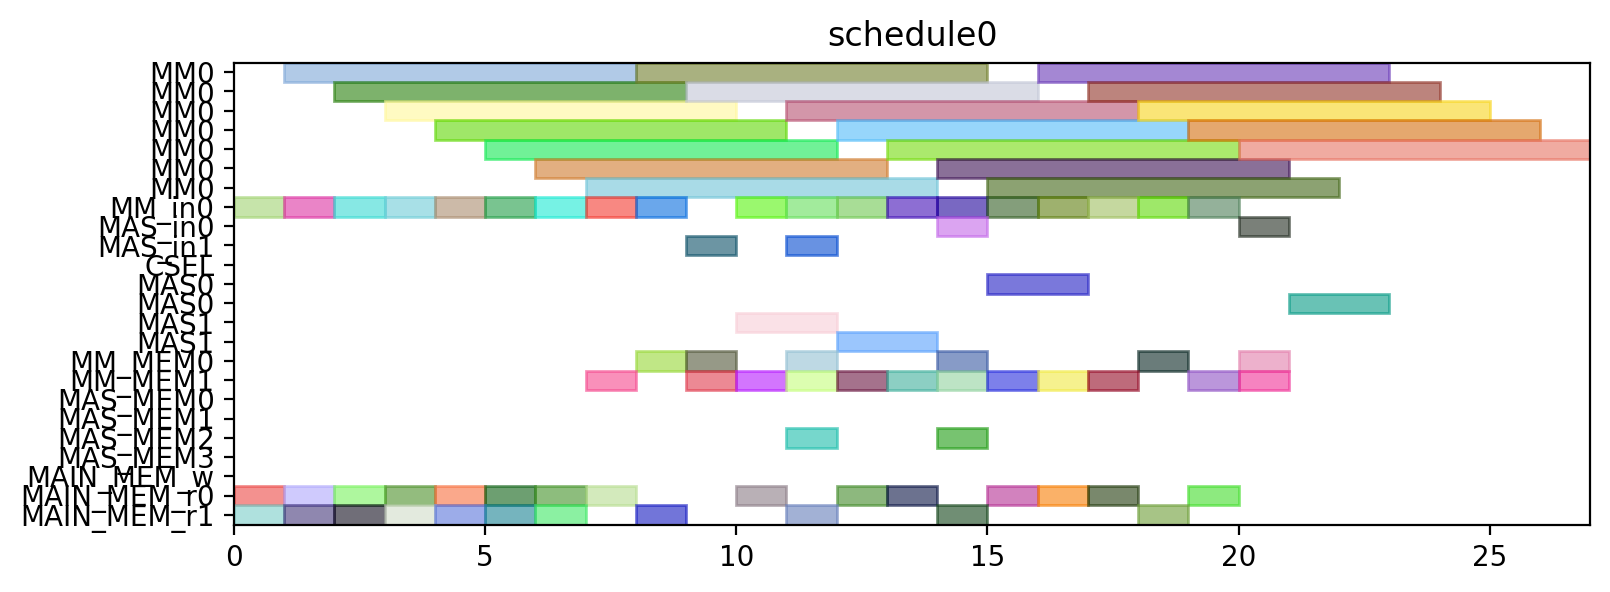

The script that drew this image:
from pyschedule import Scenario, solvers, plotters, alt


def solve():
	horizon = 120
	S = Scenario("schedule0", horizon=horizon)

	# resource
	MM = S.Resources('MM', num=1, size=7)
	MM_in = S.Resources('MM_in', num=1)
	MAS_in = S.Resources('MAS_in', num=2)
	CSEL = S.Resource('CSEL')
	MAS = S.Resources('MAS', num=2, size=2, periods=range(1, horizon))
	MM_MEM = S.Resources('MM_MEM', num=2)
	MAS_MEM = S.Resources('MAS_MEM', num=4)
	MAIN_MEM_w = S.Resource('MAIN_MEM_w', size=1)
	MAIN_MEM_r = S.Resources('MAIN_MEM_r', num=2)

	# result of previous scheduling

	# new tasks
	Z_exp2 = S.Task('Z_exp2', length=7, delay_cost=1)
	Z_exp2 += alt(MM)
	Z_exp2_in = S.Task('Z_exp2_in', length=1, delay_cost=1)
	Z_exp2_in += alt(MM_in)
	S += Z_exp2_in*MM_in[0]<=Z_exp2*MM[0]
	Z_exp2_mem0 = S.Task('Z_exp2_mem0', length=1, delay_cost=1)
	Z_exp2_mem0 += MAIN_MEM_r[0]
	S += Z_exp2_mem0 <= Z_exp2

	Z_exp2_mem1 = S.Task('Z_exp2_mem1', length=1, delay_cost=1)
	Z_exp2_mem1 += MAIN_MEM_r[1]
	S += Z_exp2_mem1 <= Z_exp2

	NX0 = S.Task('NX0', length=7, delay_cost=1)
	NX0 += alt(MM)
	NX0_in = S.Task('NX0_in', length=1, delay_cost=1)
	NX0_in += alt(MM_in)
	S += NX0_in*MM_in[0]<=NX0*MM[0]
	NX0_mem0 = S.Task('NX0_mem0', length=1, delay_cost=1)
	NX0_mem0 += MAIN_MEM_r[0]
	S += NX0_mem0 <= NX0

	NX0_mem1 = S.Task('NX0_mem1', length=1, delay_cost=1)
	NX0_mem1 += MAIN_MEM_r[1]
	S += NX0_mem1 <= NX0

	k0_10_Z1 = S.Task('k0_10_Z1', length=7, delay_cost=1)
	k0_10_Z1 += alt(MM)
	k0_10_Z1_in = S.Task('k0_10_Z1_in', length=1, delay_cost=1)
	k0_10_Z1_in += alt(MM_in)
	S += k0_10_Z1_in*MM_in[0]<=k0_10_Z1*MM[0]
	k0_10_Z1_mem0 = S.Task('k0_10_Z1_mem0', length=1, delay_cost=1)
	k0_10_Z1_mem0 += MAIN_MEM_r[0]
	S += k0_10_Z1_mem0 <= k0_10_Z1

	k0_10_Z1_mem1 = S.Task('k0_10_Z1_mem1', length=1, delay_cost=1)
	k0_10_Z1_mem1 += MAIN_MEM_r[1]
	S += k0_10_Z1_mem1 <= k0_10_Z1

	DX0 = S.Task('DX0', length=7, delay_cost=1)
	DX0 += alt(MM)
	DX0_in = S.Task('DX0_in', length=1, delay_cost=1)
	DX0_in += alt(MM_in)
	S += DX0_in*MM_in[0]<=DX0*MM[0]
	DX0_mem0 = S.Task('DX0_mem0', length=1, delay_cost=1)
	DX0_mem0 += MAIN_MEM_r[0]
	S += DX0_mem0 <= DX0

	DX0_mem1 = S.Task('DX0_mem1', length=1, delay_cost=1)
	DX0_mem1 += MAIN_MEM_r[1]
	S += DX0_mem1 <= DX0

	NY0 = S.Task('NY0', length=7, delay_cost=1)
	NY0 += alt(MM)
	NY0_in = S.Task('NY0_in', length=1, delay_cost=1)
	NY0_in += alt(MM_in)
	S += NY0_in*MM_in[0]<=NY0*MM[0]
	NY0_mem0 = S.Task('NY0_mem0', length=1, delay_cost=1)
	NY0_mem0 += MAIN_MEM_r[0]
	S += NY0_mem0 <= NY0

	NY0_mem1 = S.Task('NY0_mem1', length=1, delay_cost=1)
	NY0_mem1 += MAIN_MEM_r[1]
	S += NY0_mem1 <= NY0

	k2_14_Z1 = S.Task('k2_14_Z1', length=7, delay_cost=1)
	k2_14_Z1 += alt(MM)
	k2_14_Z1_in = S.Task('k2_14_Z1_in', length=1, delay_cost=1)
	k2_14_Z1_in += alt(MM_in)
	S += k2_14_Z1_in*MM_in[0]<=k2_14_Z1*MM[0]
	k2_14_Z1_mem0 = S.Task('k2_14_Z1_mem0', length=1, delay_cost=1)
	k2_14_Z1_mem0 += MAIN_MEM_r[0]
	S += k2_14_Z1_mem0 <= k2_14_Z1

	k2_14_Z1_mem1 = S.Task('k2_14_Z1_mem1', length=1, delay_cost=1)
	k2_14_Z1_mem1 += MAIN_MEM_r[1]
	S += k2_14_Z1_mem1 <= k2_14_Z1

	DY0 = S.Task('DY0', length=7, delay_cost=1)
	DY0 += alt(MM)
	DY0_in = S.Task('DY0_in', length=1, delay_cost=1)
	DY0_in += alt(MM_in)
	S += DY0_in*MM_in[0]<=DY0*MM[0]
	DY0_mem0 = S.Task('DY0_mem0', length=1, delay_cost=1)
	DY0_mem0 += MAIN_MEM_r[0]
	S += DY0_mem0 <= DY0

	DY0_mem1 = S.Task('DY0_mem1', length=1, delay_cost=1)
	DY0_mem1 += MAIN_MEM_r[1]
	S += DY0_mem1 <= DY0

	Z_exp3 = S.Task('Z_exp3', length=7, delay_cost=1)
	Z_exp3 += alt(MM)
	Z_exp3_in = S.Task('Z_exp3_in', length=1, delay_cost=1)
	Z_exp3_in += alt(MM_in)
	S += Z_exp3_in*MM_in[0]<=Z_exp3*MM[0]
	Z_exp3_mem0 = S.Task('Z_exp3_mem0', length=1, delay_cost=1)
	Z_exp3_mem0 += alt(MM_MEM)
	S += (Z_exp2*MM[0])-1 < Z_exp3_mem0*MM_MEM[0]
	S += Z_exp3_mem0 <= Z_exp3

	Z_exp3_mem1 = S.Task('Z_exp3_mem1', length=1, delay_cost=1)
	Z_exp3_mem1 += MAIN_MEM_r[1]
	S += Z_exp3_mem1 <= Z_exp3

	NX1_ = S.Task('NX1_', length=2, delay_cost=1)
	NX1_ += alt(MAS)
	NX1__in = S.Task('NX1__in', length=1, delay_cost=1)
	NX1__in += alt(MAS_in)
	S += NX1__in*MAS_in[0]<=NX1_*MAS[0]

	S += NX1__in*MAS_in[1]<=NX1_*MAS[1]

	NX1__mem0 = S.Task('NX1__mem0', length=1, delay_cost=1)
	NX1__mem0 += alt(MM_MEM)
	S += (NX0*MM[0])-1 < NX1__mem0*MM_MEM[0]
	S += NX1__mem0 <= NX1_

	NX1__mem1 = S.Task('NX1__mem1', length=1, delay_cost=1)
	NX1__mem1 += alt(MM_MEM)
	S += (k0_10_Z1*MM[0])-1 < NX1__mem1*MM_MEM[1]
	S += NX1__mem1 <= NX1_

	k0_9_Z2 = S.Task('k0_9_Z2', length=7, delay_cost=1)
	k0_9_Z2 += alt(MM)
	k0_9_Z2_in = S.Task('k0_9_Z2_in', length=1, delay_cost=1)
	k0_9_Z2_in += alt(MM_in)
	S += k0_9_Z2_in*MM_in[0]<=k0_9_Z2*MM[0]
	k0_9_Z2_mem0 = S.Task('k0_9_Z2_mem0', length=1, delay_cost=1)
	k0_9_Z2_mem0 += MAIN_MEM_r[0]
	S += k0_9_Z2_mem0 <= k0_9_Z2

	k0_9_Z2_mem1 = S.Task('k0_9_Z2_mem1', length=1, delay_cost=1)
	k0_9_Z2_mem1 += alt(MM_MEM)
	S += (Z_exp2*MM[0])-1 < k0_9_Z2_mem1*MM_MEM[1]
	S += k0_9_Z2_mem1 <= k0_9_Z2

	k1_9_Z2 = S.Task('k1_9_Z2', length=7, delay_cost=1)
	k1_9_Z2 += alt(MM)
	k1_9_Z2_in = S.Task('k1_9_Z2_in', length=1, delay_cost=1)
	k1_9_Z2_in += alt(MM_in)
	S += k1_9_Z2_in*MM_in[0]<=k1_9_Z2*MM[0]
	k1_9_Z2_mem0 = S.Task('k1_9_Z2_mem0', length=1, delay_cost=1)
	k1_9_Z2_mem0 += MAIN_MEM_r[0]
	S += k1_9_Z2_mem0 <= k1_9_Z2

	k1_9_Z2_mem1 = S.Task('k1_9_Z2_mem1', length=1, delay_cost=1)
	k1_9_Z2_mem1 += alt(MM_MEM)
	S += (Z_exp2*MM[0])-1 < k1_9_Z2_mem1*MM_MEM[1]
	S += k1_9_Z2_mem1 <= k1_9_Z2

	NY1_ = S.Task('NY1_', length=2, delay_cost=1)
	NY1_ += alt(MAS)
	NY1__in = S.Task('NY1__in', length=1, delay_cost=1)
	NY1__in += alt(MAS_in)
	S += NY1__in*MAS_in[0]<=NY1_*MAS[0]

	S += NY1__in*MAS_in[1]<=NY1_*MAS[1]

	NY1__mem0 = S.Task('NY1__mem0', length=1, delay_cost=1)
	NY1__mem0 += alt(MM_MEM)
	S += (NY0*MM[0])-1 < NY1__mem0*MM_MEM[0]
	S += NY1__mem0 <= NY1_

	NY1__mem1 = S.Task('NY1__mem1', length=1, delay_cost=1)
	NY1__mem1 += alt(MM_MEM)
	S += (k2_14_Z1*MM[0])-1 < NY1__mem1*MM_MEM[1]
	S += NY1__mem1 <= NY1_

	k2_13_Z2 = S.Task('k2_13_Z2', length=7, delay_cost=1)
	k2_13_Z2 += alt(MM)
	k2_13_Z2_in = S.Task('k2_13_Z2_in', length=1, delay_cost=1)
	k2_13_Z2_in += alt(MM_in)
	S += k2_13_Z2_in*MM_in[0]<=k2_13_Z2*MM[0]
	k2_13_Z2_mem0 = S.Task('k2_13_Z2_mem0', length=1, delay_cost=1)
	k2_13_Z2_mem0 += MAIN_MEM_r[0]
	S += k2_13_Z2_mem0 <= k2_13_Z2

	k2_13_Z2_mem1 = S.Task('k2_13_Z2_mem1', length=1, delay_cost=1)
	k2_13_Z2_mem1 += alt(MM_MEM)
	S += (Z_exp2*MM[0])-1 < k2_13_Z2_mem1*MM_MEM[1]
	S += k2_13_Z2_mem1 <= k2_13_Z2

	k3_14_Z2 = S.Task('k3_14_Z2', length=7, delay_cost=1)
	k3_14_Z2 += alt(MM)
	k3_14_Z2_in = S.Task('k3_14_Z2_in', length=1, delay_cost=1)
	k3_14_Z2_in += alt(MM_in)
	S += k3_14_Z2_in*MM_in[0]<=k3_14_Z2*MM[0]
	k3_14_Z2_mem0 = S.Task('k3_14_Z2_mem0', length=1, delay_cost=1)
	k3_14_Z2_mem0 += MAIN_MEM_r[0]
	S += k3_14_Z2_mem0 <= k3_14_Z2

	k3_14_Z2_mem1 = S.Task('k3_14_Z2_mem1', length=1, delay_cost=1)
	k3_14_Z2_mem1 += alt(MM_MEM)
	S += (Z_exp2*MM[0])-1 < k3_14_Z2_mem1*MM_MEM[1]
	S += k3_14_Z2_mem1 <= k3_14_Z2

	Z_exp4 = S.Task('Z_exp4', length=7, delay_cost=1)
	Z_exp4 += alt(MM)
	Z_exp4_in = S.Task('Z_exp4_in', length=1, delay_cost=1)
	Z_exp4_in += alt(MM_in)
	S += Z_exp4_in*MM_in[0]<=Z_exp4*MM[0]
	Z_exp4_mem0 = S.Task('Z_exp4_mem0', length=1, delay_cost=1)
	Z_exp4_mem0 += alt(MM_MEM)
	S += (Z_exp3*MM[0])-1 < Z_exp4_mem0*MM_MEM[0]
	S += Z_exp4_mem0 <= Z_exp4

	Z_exp4_mem1 = S.Task('Z_exp4_mem1', length=1, delay_cost=1)
	Z_exp4_mem1 += MAIN_MEM_r[1]
	S += Z_exp4_mem1 <= Z_exp4

	NX1 = S.Task('NX1', length=7, delay_cost=1)
	NX1 += alt(MM)
	NX1_in = S.Task('NX1_in', length=1, delay_cost=1)
	NX1_in += alt(MM_in)
	S += NX1_in*MM_in[0]<=NX1*MM[0]
	NX1_mem0 = S.Task('NX1_mem0', length=1, delay_cost=1)
	NX1_mem0 += alt(MAS_MEM)
	S += (NX1_*MAS[0])-1 < NX1_mem0*MAS_MEM[0]
	S += (NX1_*MAS[1])-1 < NX1_mem0*MAS_MEM[2]
	S += NX1_mem0 <= NX1

	NX1_mem1 = S.Task('NX1_mem1', length=1, delay_cost=1)
	NX1_mem1 += MAIN_MEM_r[1]
	S += NX1_mem1 <= NX1

	k0_8_Z3 = S.Task('k0_8_Z3', length=7, delay_cost=1)
	k0_8_Z3 += alt(MM)
	k0_8_Z3_in = S.Task('k0_8_Z3_in', length=1, delay_cost=1)
	k0_8_Z3_in += alt(MM_in)
	S += k0_8_Z3_in*MM_in[0]<=k0_8_Z3*MM[0]
	k0_8_Z3_mem0 = S.Task('k0_8_Z3_mem0', length=1, delay_cost=1)
	k0_8_Z3_mem0 += MAIN_MEM_r[0]
	S += k0_8_Z3_mem0 <= k0_8_Z3

	k0_8_Z3_mem1 = S.Task('k0_8_Z3_mem1', length=1, delay_cost=1)
	k0_8_Z3_mem1 += alt(MM_MEM)
	S += (Z_exp3*MM[0])-1 < k0_8_Z3_mem1*MM_MEM[1]
	S += k0_8_Z3_mem1 <= k0_8_Z3

	DX1_ = S.Task('DX1_', length=2, delay_cost=1)
	DX1_ += alt(MAS)
	DX1__in = S.Task('DX1__in', length=1, delay_cost=1)
	DX1__in += alt(MAS_in)
	S += DX1__in*MAS_in[0]<=DX1_*MAS[0]

	S += DX1__in*MAS_in[1]<=DX1_*MAS[1]

	DX1__mem0 = S.Task('DX1__mem0', length=1, delay_cost=1)
	DX1__mem0 += alt(MM_MEM)
	S += (DX0*MM[0])-1 < DX1__mem0*MM_MEM[0]
	S += DX1__mem0 <= DX1_

	DX1__mem1 = S.Task('DX1__mem1', length=1, delay_cost=1)
	DX1__mem1 += alt(MM_MEM)
	S += (k1_9_Z2*MM[0])-1 < DX1__mem1*MM_MEM[1]
	S += DX1__mem1 <= DX1_

	k1_8_Z3 = S.Task('k1_8_Z3', length=7, delay_cost=1)
	k1_8_Z3 += alt(MM)
	k1_8_Z3_in = S.Task('k1_8_Z3_in', length=1, delay_cost=1)
	k1_8_Z3_in += alt(MM_in)
	S += k1_8_Z3_in*MM_in[0]<=k1_8_Z3*MM[0]
	k1_8_Z3_mem0 = S.Task('k1_8_Z3_mem0', length=1, delay_cost=1)
	k1_8_Z3_mem0 += MAIN_MEM_r[0]
	S += k1_8_Z3_mem0 <= k1_8_Z3

	k1_8_Z3_mem1 = S.Task('k1_8_Z3_mem1', length=1, delay_cost=1)
	k1_8_Z3_mem1 += alt(MM_MEM)
	S += (Z_exp3*MM[0])-1 < k1_8_Z3_mem1*MM_MEM[1]
	S += k1_8_Z3_mem1 <= k1_8_Z3

	NY1 = S.Task('NY1', length=7, delay_cost=1)
	NY1 += alt(MM)
	NY1_in = S.Task('NY1_in', length=1, delay_cost=1)
	NY1_in += alt(MM_in)
	S += NY1_in*MM_in[0]<=NY1*MM[0]
	NY1_mem0 = S.Task('NY1_mem0', length=1, delay_cost=1)
	NY1_mem0 += alt(MAS_MEM)
	S += (NY1_*MAS[0])-1 < NY1_mem0*MAS_MEM[0]
	S += (NY1_*MAS[1])-1 < NY1_mem0*MAS_MEM[2]
	S += NY1_mem0 <= NY1

	NY1_mem1 = S.Task('NY1_mem1', length=1, delay_cost=1)
	NY1_mem1 += MAIN_MEM_r[1]
	S += NY1_mem1 <= NY1

	k2_12_Z3 = S.Task('k2_12_Z3', length=7, delay_cost=1)
	k2_12_Z3 += alt(MM)
	k2_12_Z3_in = S.Task('k2_12_Z3_in', length=1, delay_cost=1)
	k2_12_Z3_in += alt(MM_in)
	S += k2_12_Z3_in*MM_in[0]<=k2_12_Z3*MM[0]
	k2_12_Z3_mem0 = S.Task('k2_12_Z3_mem0', length=1, delay_cost=1)
	k2_12_Z3_mem0 += MAIN_MEM_r[0]
	S += k2_12_Z3_mem0 <= k2_12_Z3

	k2_12_Z3_mem1 = S.Task('k2_12_Z3_mem1', length=1, delay_cost=1)
	k2_12_Z3_mem1 += alt(MM_MEM)
	S += (Z_exp3*MM[0])-1 < k2_12_Z3_mem1*MM_MEM[1]
	S += k2_12_Z3_mem1 <= k2_12_Z3

	DY1_ = S.Task('DY1_', length=2, delay_cost=1)
	DY1_ += alt(MAS)
	DY1__in = S.Task('DY1__in', length=1, delay_cost=1)
	DY1__in += alt(MAS_in)
	S += DY1__in*MAS_in[0]<=DY1_*MAS[0]

	S += DY1__in*MAS_in[1]<=DY1_*MAS[1]

	DY1__mem0 = S.Task('DY1__mem0', length=1, delay_cost=1)
	DY1__mem0 += alt(MM_MEM)
	S += (DY0*MM[0])-1 < DY1__mem0*MM_MEM[0]
	S += DY1__mem0 <= DY1_

	DY1__mem1 = S.Task('DY1__mem1', length=1, delay_cost=1)
	DY1__mem1 += alt(MM_MEM)
	S += (k3_14_Z2*MM[0])-1 < DY1__mem1*MM_MEM[1]
	S += DY1__mem1 <= DY1_

	k3_13_Z3 = S.Task('k3_13_Z3', length=7, delay_cost=1)
	k3_13_Z3 += alt(MM)
	k3_13_Z3_in = S.Task('k3_13_Z3_in', length=1, delay_cost=1)
	k3_13_Z3_in += alt(MM_in)
	S += k3_13_Z3_in*MM_in[0]<=k3_13_Z3*MM[0]
	k3_13_Z3_mem0 = S.Task('k3_13_Z3_mem0', length=1, delay_cost=1)
	k3_13_Z3_mem0 += MAIN_MEM_r[0]
	S += k3_13_Z3_mem0 <= k3_13_Z3

	k3_13_Z3_mem1 = S.Task('k3_13_Z3_mem1', length=1, delay_cost=1)
	k3_13_Z3_mem1 += alt(MM_MEM)
	S += (Z_exp3*MM[0])-1 < k3_13_Z3_mem1*MM_MEM[1]
	S += k3_13_Z3_mem1 <= k3_13_Z3

	solvers.mip.solve(S,msg=1,kind='CPLEX',ratio_gap=1.01)

	solution = [['hoge']*len(S.solution()[1]) for i in range(len(S.solution()))]
	for i in range(len(S.solution())):
		for j in range(len(S.solution()[i])):
			solution[i][j]=str(S.solution()[i][j])
	print(solution)

	cycles = int(solution[-1][3])

	pic_file_name = "/mnt/rose/usr1/fukuda/ABE/multiRAM_multiMAS_16mux/scheduling_result/stage7MM1_stage2MAS2/ISOGENY/schedule0.png"
	if(S.solution() != []):
		plotters.matplotlib.plot(S,img_filename=pic_file_name, show_task_labels=False, fig_size=(cycles*0.25+3, 3))

	return solution
